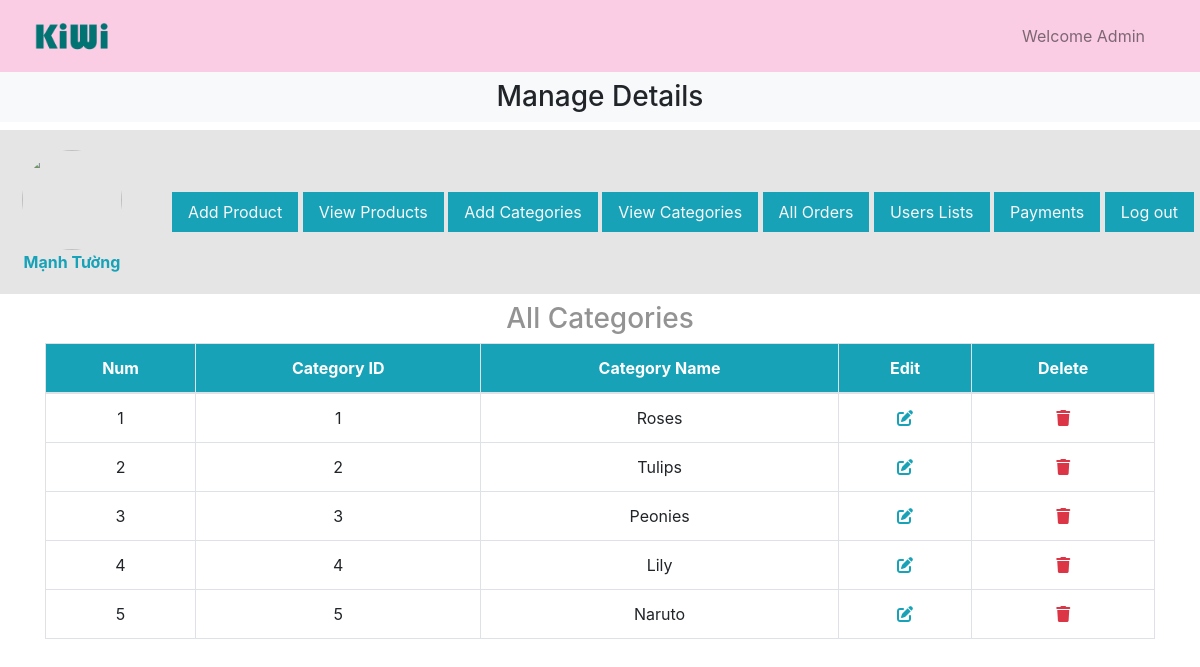
Before: /admin/index.php?view_categories with the older database file.
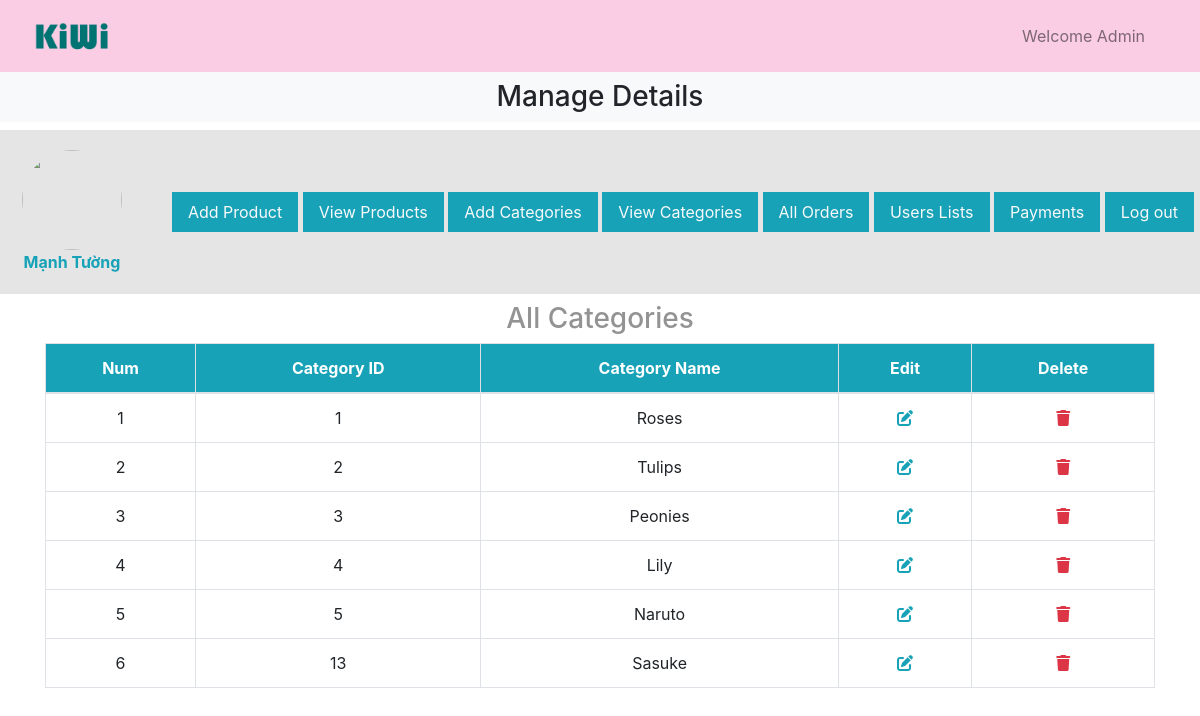
After: the same page with the newer database file.
### tables this page shows
CREATE TABLE `categories` (
  `id` int(11) NOT NULL,
  `name` varchar(50) NOT NULL
);

### admin/view_categories.php (the view)
<h3 class="text-center text-grey mt-2">All Categories</h3>
<table class="table table-bordered mt-2">
    <thead class="bg-info text-white">
        <tr class="text-center">
            <th>Num</th>
            <th>Category ID</th>
            <th>Category Name</th>
            <th>Edit</th>
            <th>Delete</th>
        </tr>
    </thead>
    <tbody class="">
        <?php
        $number=0;
        $get_categories="select * from `categories`";
        $result=mysqli_query($con,$get_categories);
        while ($row=mysqli_fetch_assoc($result)){
            $category_id=$row['id'];
            $category_title=$row['name'];
            $number++;
        ?>
        <tr class='text-center'>
            <td><?php echo $number;?></td>
            <td><?php echo $category_id;?></td>
            <td><?php echo $category_title;?></td>
            <td><a href='index.php?edit_category=<?php echo $category_id?>' class='text-info'><i class='fa-solid fa-pen-to-square'></i></a></td>
            <td><a href='index.php?delete_category=<?php echo $category_id?>' class='text-danger'><i class='fa-solid fa-trash'></i></a></td>
        </tr>
    <?php
        }
    ?>
    </tbody>
</table>

Changed rows visible on the page:
added categories: id "13", name "Sasuke"
